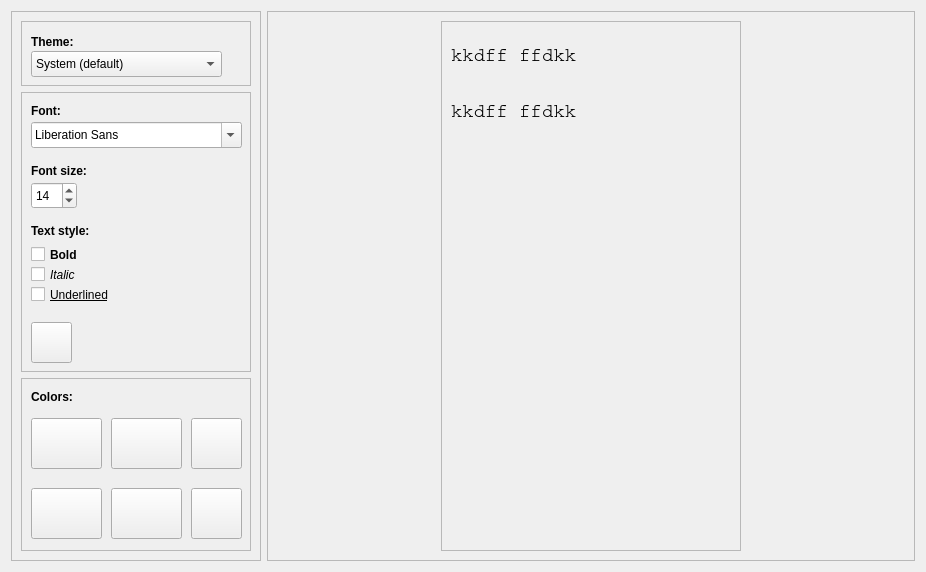
<?xml version="1.0" encoding="UTF-8"?>
<ui version="4.0">
 <class>customizationOptions</class>
 <widget class="QWidget" name="customizationOptions">
  <property name="geometry">
   <rect>
    <x>0</x>
    <y>0</y>
    <width>926</width>
    <height>568</height>
   </rect>
  </property>
  <property name="maximumSize">
   <size>
    <width>16777215</width>
    <height>10000</height>
   </size>
  </property>
  <property name="windowTitle">
   <string>Form</string>
  </property>
  <layout class="QHBoxLayout" name="horizontalLayout">
   <item alignment="Qt::AlignTop">
    <widget class="QFrame" name="optionsFrame">
     <property name="minimumSize">
      <size>
       <width>250</width>
       <height>550</height>
      </size>
     </property>
     <property name="maximumSize">
      <size>
       <width>250</width>
       <height>550</height>
      </size>
     </property>
     <property name="frameShape">
      <enum>QFrame::StyledPanel</enum>
     </property>
     <property name="frameShadow">
      <enum>QFrame::Raised</enum>
     </property>
     <layout class="QVBoxLayout" name="verticalLayout_2">
      <item>
       <widget class="QFrame" name="themeFrame">
        <property name="frameShape">
         <enum>QFrame::StyledPanel</enum>
        </property>
        <property name="frameShadow">
         <enum>QFrame::Raised</enum>
        </property>
        <widget class="QLabel" name="themeLabel">
         <property name="geometry">
          <rect>
           <x>10</x>
           <y>10</y>
           <width>191</width>
           <height>21</height>
          </rect>
         </property>
         <property name="font">
          <font>
           <weight>75</weight>
           <bold>true</bold>
          </font>
         </property>
         <property name="text">
          <string>Theme:</string>
         </property>
        </widget>
        <widget class="QComboBox" name="themeBox">
         <property name="geometry">
          <rect>
           <x>10</x>
           <y>30</y>
           <width>191</width>
           <height>26</height>
          </rect>
         </property>
         <property name="focusPolicy">
          <enum>Qt::NoFocus</enum>
         </property>
         <item>
          <property name="text">
           <string>System (default)</string>
          </property>
         </item>
         <item>
          <property name="text">
           <string>Dark</string>
          </property>
         </item>
         <item>
          <property name="text">
           <string>Light</string>
          </property>
         </item>
        </widget>
       </widget>
      </item>
      <item>
       <widget class="QFrame" name="fontFrame">
        <property name="minimumSize">
         <size>
          <width>230</width>
          <height>280</height>
         </size>
        </property>
        <property name="maximumSize">
         <size>
          <width>230</width>
          <height>280</height>
         </size>
        </property>
        <property name="frameShape">
         <enum>QFrame::StyledPanel</enum>
        </property>
        <property name="frameShadow">
         <enum>QFrame::Raised</enum>
        </property>
        <widget class="QPushButton" name="fontResetButton">
         <property name="geometry">
          <rect>
           <x>10</x>
           <y>230</y>
           <width>41</width>
           <height>41</height>
          </rect>
         </property>
         <property name="focusPolicy">
          <enum>Qt::StrongFocus</enum>
         </property>
         <property name="toolTip">
          <string>Reset</string>
         </property>
         <property name="text">
          <string notr="true"/>
         </property>
         <property name="icon">
          <iconset resource="../res.qrc">
           <normaloff>:/res/images/reset.png</normaloff>:/res/images/reset.png</iconset>
         </property>
         <property name="iconSize">
          <size>
           <width>32</width>
           <height>32</height>
          </size>
         </property>
        </widget>
        <widget class="QLabel" name="fontLabel">
         <property name="geometry">
          <rect>
           <x>10</x>
           <y>10</y>
           <width>211</width>
           <height>18</height>
          </rect>
         </property>
         <property name="font">
          <font>
           <weight>75</weight>
           <bold>true</bold>
          </font>
         </property>
         <property name="text">
          <string>Font:</string>
         </property>
        </widget>
        <widget class="QLabel" name="fontSizeLabel">
         <property name="geometry">
          <rect>
           <x>10</x>
           <y>70</y>
           <width>211</width>
           <height>18</height>
          </rect>
         </property>
         <property name="font">
          <font>
           <weight>75</weight>
           <bold>true</bold>
          </font>
         </property>
         <property name="text">
          <string>Font size:</string>
         </property>
        </widget>
        <widget class="QFontComboBox" name="fontComboBox">
         <property name="geometry">
          <rect>
           <x>10</x>
           <y>30</y>
           <width>211</width>
           <height>26</height>
          </rect>
         </property>
         <property name="focusPolicy">
          <enum>Qt::StrongFocus</enum>
         </property>
        </widget>
        <widget class="QCheckBox" name="italicTextBox">
         <property name="geometry">
          <rect>
           <x>10</x>
           <y>170</y>
           <width>211</width>
           <height>25</height>
          </rect>
         </property>
         <property name="font">
          <font>
           <italic>true</italic>
          </font>
         </property>
         <property name="focusPolicy">
          <enum>Qt::StrongFocus</enum>
         </property>
         <property name="text">
          <string>Italic</string>
         </property>
         <property name="checkable">
          <bool>true</bool>
         </property>
        </widget>
        <widget class="QCheckBox" name="boldTextBox">
         <property name="geometry">
          <rect>
           <x>10</x>
           <y>150</y>
           <width>211</width>
           <height>25</height>
          </rect>
         </property>
         <property name="font">
          <font>
           <weight>75</weight>
           <bold>true</bold>
          </font>
         </property>
         <property name="focusPolicy">
          <enum>Qt::StrongFocus</enum>
         </property>
         <property name="text">
          <string>Bold</string>
         </property>
         <property name="checkable">
          <bool>true</bool>
         </property>
        </widget>
        <widget class="QSpinBox" name="fontSizeBox">
         <property name="geometry">
          <rect>
           <x>10</x>
           <y>90</y>
           <width>46</width>
           <height>27</height>
          </rect>
         </property>
         <property name="focusPolicy">
          <enum>Qt::StrongFocus</enum>
         </property>
         <property name="minimum">
          <number>2</number>
         </property>
         <property name="maximum">
          <number>32</number>
         </property>
         <property name="singleStep">
          <number>2</number>
         </property>
         <property name="value">
          <number>14</number>
         </property>
        </widget>
        <widget class="QCheckBox" name="underlineTextBox">
         <property name="geometry">
          <rect>
           <x>10</x>
           <y>190</y>
           <width>211</width>
           <height>25</height>
          </rect>
         </property>
         <property name="font">
          <font>
           <underline>true</underline>
          </font>
         </property>
         <property name="focusPolicy">
          <enum>Qt::StrongFocus</enum>
         </property>
         <property name="text">
          <string>Underlined</string>
         </property>
         <property name="checkable">
          <bool>true</bool>
         </property>
        </widget>
        <widget class="QLabel" name="label">
         <property name="geometry">
          <rect>
           <x>10</x>
           <y>130</y>
           <width>211</width>
           <height>17</height>
          </rect>
         </property>
         <property name="font">
          <font>
           <weight>75</weight>
           <bold>true</bold>
          </font>
         </property>
         <property name="text">
          <string>Text style:</string>
         </property>
        </widget>
       </widget>
      </item>
      <item>
       <widget class="QFrame" name="colorsFrame">
        <property name="minimumSize">
         <size>
          <width>230</width>
          <height>173</height>
         </size>
        </property>
        <property name="maximumSize">
         <size>
          <width>230</width>
          <height>173</height>
         </size>
        </property>
        <property name="frameShape">
         <enum>QFrame::StyledPanel</enum>
        </property>
        <property name="frameShadow">
         <enum>QFrame::Raised</enum>
        </property>
        <widget class="QLabel" name="ColorsLabel">
         <property name="geometry">
          <rect>
           <x>10</x>
           <y>10</y>
           <width>211</width>
           <height>18</height>
          </rect>
         </property>
         <property name="font">
          <font>
           <weight>75</weight>
           <bold>true</bold>
          </font>
         </property>
         <property name="text">
          <string>Colors:</string>
         </property>
        </widget>
        <widget class="QPushButton" name="inputTextColorButton">
         <property name="geometry">
          <rect>
           <x>90</x>
           <y>40</y>
           <width>71</width>
           <height>51</height>
          </rect>
         </property>
         <property name="focusPolicy">
          <enum>Qt::StrongFocus</enum>
         </property>
         <property name="toolTip">
          <string>Input text color</string>
         </property>
         <property name="text">
          <string notr="true"/>
         </property>
         <property name="icon">
          <iconset resource="../res.qrc">
           <normaloff>:/res/images/intext_color.png</normaloff>:/res/images/intext_color.png</iconset>
         </property>
         <property name="iconSize">
          <size>
           <width>50</width>
           <height>50</height>
          </size>
         </property>
        </widget>
        <widget class="QPushButton" name="levelTextColorButton">
         <property name="geometry">
          <rect>
           <x>10</x>
           <y>40</y>
           <width>71</width>
           <height>51</height>
          </rect>
         </property>
         <property name="focusPolicy">
          <enum>Qt::StrongFocus</enum>
         </property>
         <property name="toolTip">
          <string>Exercise text color</string>
         </property>
         <property name="text">
          <string notr="true"/>
         </property>
         <property name="icon">
          <iconset resource="../res.qrc">
           <normaloff>:/res/images/extext_color.png</normaloff>:/res/images/extext_color.png</iconset>
         </property>
         <property name="iconSize">
          <size>
           <width>50</width>
           <height>50</height>
          </size>
         </property>
        </widget>
        <widget class="QPushButton" name="resetTextColorButton">
         <property name="geometry">
          <rect>
           <x>170</x>
           <y>40</y>
           <width>51</width>
           <height>51</height>
          </rect>
         </property>
         <property name="focusPolicy">
          <enum>Qt::StrongFocus</enum>
         </property>
         <property name="toolTip">
          <string>Reset</string>
         </property>
         <property name="text">
          <string notr="true"/>
         </property>
         <property name="icon">
          <iconset resource="../res.qrc">
           <normaloff>:/res/images/reset.png</normaloff>:/res/images/reset.png</iconset>
         </property>
         <property name="iconSize">
          <size>
           <width>36</width>
           <height>36</height>
          </size>
         </property>
        </widget>
        <widget class="QPushButton" name="paperColorButton">
         <property name="geometry">
          <rect>
           <x>90</x>
           <y>110</y>
           <width>71</width>
           <height>51</height>
          </rect>
         </property>
         <property name="focusPolicy">
          <enum>Qt::StrongFocus</enum>
         </property>
         <property name="toolTip">
          <string>Paper color</string>
         </property>
         <property name="text">
          <string notr="true"/>
         </property>
         <property name="icon">
          <iconset resource="../res.qrc">
           <normaloff>:/res/images/paper_color.png</normaloff>:/res/images/paper_color.png</iconset>
         </property>
         <property name="iconSize">
          <size>
           <width>50</width>
           <height>50</height>
          </size>
         </property>
        </widget>
        <widget class="QPushButton" name="bgColorButton">
         <property name="geometry">
          <rect>
           <x>10</x>
           <y>110</y>
           <width>71</width>
           <height>51</height>
          </rect>
         </property>
         <property name="focusPolicy">
          <enum>Qt::StrongFocus</enum>
         </property>
         <property name="toolTip">
          <string>Background color</string>
         </property>
         <property name="text">
          <string notr="true"/>
         </property>
         <property name="icon">
          <iconset resource="../res.qrc">
           <normaloff>:/res/images/bg_color.png</normaloff>:/res/images/bg_color.png</iconset>
         </property>
         <property name="iconSize">
          <size>
           <width>50</width>
           <height>50</height>
          </size>
         </property>
        </widget>
        <widget class="QPushButton" name="resetBgPaperColorButton">
         <property name="geometry">
          <rect>
           <x>170</x>
           <y>110</y>
           <width>51</width>
           <height>51</height>
          </rect>
         </property>
         <property name="focusPolicy">
          <enum>Qt::StrongFocus</enum>
         </property>
         <property name="text">
          <string notr="true"/>
         </property>
         <property name="icon">
          <iconset resource="../res.qrc">
           <normaloff>:/res/images/reset.png</normaloff>:/res/images/reset.png</iconset>
         </property>
         <property name="iconSize">
          <size>
           <width>36</width>
           <height>36</height>
          </size>
         </property>
        </widget>
       </widget>
      </item>
     </layout>
    </widget>
   </item>
   <item>
    <widget class="QFrame" name="previewFrame">
     <property name="frameShape">
      <enum>QFrame::StyledPanel</enum>
     </property>
     <property name="frameShadow">
      <enum>QFrame::Raised</enum>
     </property>
     <layout class="QHBoxLayout" name="horizontalLayout_2">
      <item>
       <widget class="QFrame" name="paper">
        <property name="minimumSize">
         <size>
          <width>300</width>
          <height>0</height>
         </size>
        </property>
        <property name="maximumSize">
         <size>
          <width>300</width>
          <height>16777215</height>
         </size>
        </property>
        <property name="frameShape">
         <enum>QFrame::StyledPanel</enum>
        </property>
        <property name="frameShadow">
         <enum>QFrame::Raised</enum>
        </property>
        <layout class="QVBoxLayout" name="verticalLayout">
         <item>
          <widget class="QLabel" name="levelLabel">
           <property name="minimumSize">
            <size>
             <width>0</width>
             <height>50</height>
            </size>
           </property>
           <property name="maximumSize">
            <size>
             <width>16777215</width>
             <height>50</height>
            </size>
           </property>
           <property name="font">
            <font>
             <family>Courier</family>
             <pointsize>14</pointsize>
            </font>
           </property>
           <property name="text">
            <string notr="true">kkdff ffdkk</string>
           </property>
          </widget>
         </item>
         <item>
          <widget class="QLabel" name="inputLabel">
           <property name="minimumSize">
            <size>
             <width>0</width>
             <height>50</height>
            </size>
           </property>
           <property name="maximumSize">
            <size>
             <width>16777215</width>
             <height>50</height>
            </size>
           </property>
           <property name="font">
            <font>
             <family>Courier</family>
             <pointsize>14</pointsize>
            </font>
           </property>
           <property name="text">
            <string notr="true">kkdff ffdkk</string>
           </property>
          </widget>
         </item>
         <item>
          <widget class="QFrame" name="freeSpaceFrame">
           <property name="frameShape">
            <enum>QFrame::NoFrame</enum>
           </property>
           <property name="frameShadow">
            <enum>QFrame::Plain</enum>
           </property>
          </widget>
         </item>
        </layout>
       </widget>
      </item>
     </layout>
    </widget>
   </item>
  </layout>
 </widget>
 <resources>
  <include location="../res.qrc"/>
 </resources>
 <connections/>
</ui>
